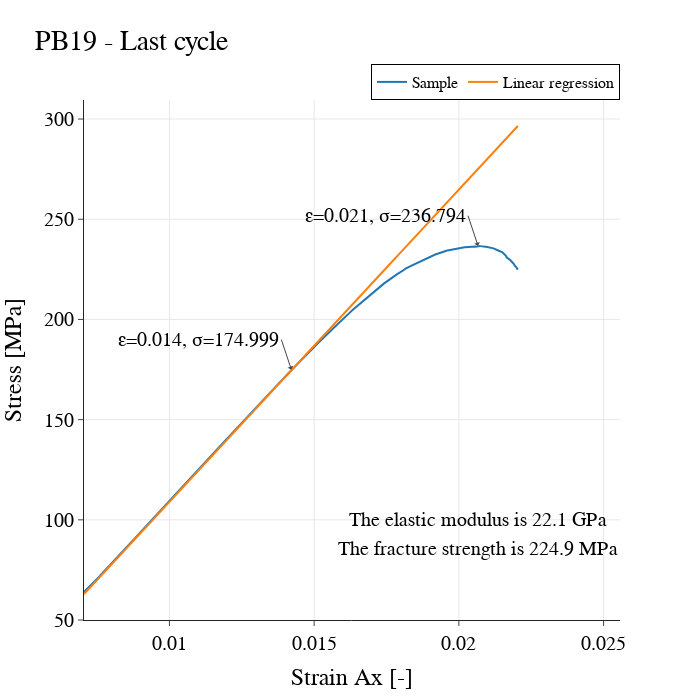

Notebook code cell kept with this figure:
### Code cell
## All info
plt.plot(strain1,stress_offset)
fig = go.Figure()
fig.add_trace(go.Scatter(name='Sample', x=strain1, y=stress1))
fig.add_trace(go.Scatter(name='Linear regression',x=strain1, y=stress_offset))

# Max strength
fig.add_annotation(x=x, y=y,
            text="ε={:.3f}, σ={:.3f}".format(x, y),
            showarrow=True,
            xanchor="right",
            arrowhead=1)

# Elastic Moduli text
fig.add_annotation(x=x, y=100,
            text=ElasticM,
            showarrow=False,
            arrowhead=1)

# Fracture strength text
fig.add_annotation(x=x, y=85,
            text=FractS,
            showarrow=False,
            arrowhead=1)

## Yield point text
fig.update_layout(template="simple_white", showlegend=True, autosize=False, width=700, height=700, 
    title="PB19 - Last cycle",
    xaxis_title="Strain Ax [-]",
    yaxis_title="Stress [MPa]",
    font=dict(
        family="New Times Roman",
        size=20,
        color="Black"),
    legend=dict(title=None, orientation='h', y=1, yanchor="bottom", x=1, xanchor="right", font=dict(size = 16), bordercolor='black', borderwidth=1))

fig.update_yaxes(showgrid=True)
fig.update_xaxes(showgrid=True)


fig.add_annotation(x=xi, y=yi,
            text="ε={:.3f}, σ={:.3f}".format(x1, y1),
            xanchor="right",
            showarrow=True,
            arrowhead=1)

fig.update_traces(textposition='top center')
fig.show()

### Figure 1 — Plotly figure (JSON) as saved in the notebook; plotly's stock layout.template omitted (floating-point values rounded to 4 significant figures; data arrays with more than 128 entries replaced by an {"elided": "..."} marker saying what was removed)
{"data": [{"name": "Sample", "textposition": "top center", "type": "scatter", "x": {"elided": "1050 float values"}, "y": {"elided": "1050 float values"}}, {"name": "Linear regression", "textposition": "top center", "type": "scatter", "x": {"elided": "1050 float values"}, "y": {"elided": "1050 float values"}}], "layout": {"annotations": [{"arrowhead": 1, "showarrow": true, "text": "ε=0.021, σ=236.794", "x": 0.02066, "xanchor": "right", "y": 236.8}, {"arrowhead": 1, "showarrow": false, "text": "The elastic modulus is 22.1 GPa", "x": 0.02066, "y": 100}, {"arrowhead": 1, "showarrow": false, "text": "The fracture strength is 224.9 MPa", "x": 0.02066, "y": 85}, {"arrowhead": 1, "showarrow": true, "text": "ε=0.014, σ=174.999", "x": 0.01421, "xanchor": "right", "y": 175.0}], "autosize": false, "font": {"color": "Black", "family": "New Times Roman", "size": 20}, "height": 700, "legend": {"bordercolor": "black", "borderwidth": 1, "font": {"size": 16}, "orientation": "h", "title": {}, "x": 1, "xanchor": "right", "y": 1, "yanchor": "bottom"}, "showlegend": true, "title": {"text": "PB19 - Last cycle"}, "width": 700, "xaxis": {"showgrid": true, "title": {"text": "Strain Ax [-]"}}, "yaxis": {"showgrid": true, "title": {"text": "Stress [MPa]"}}}}
